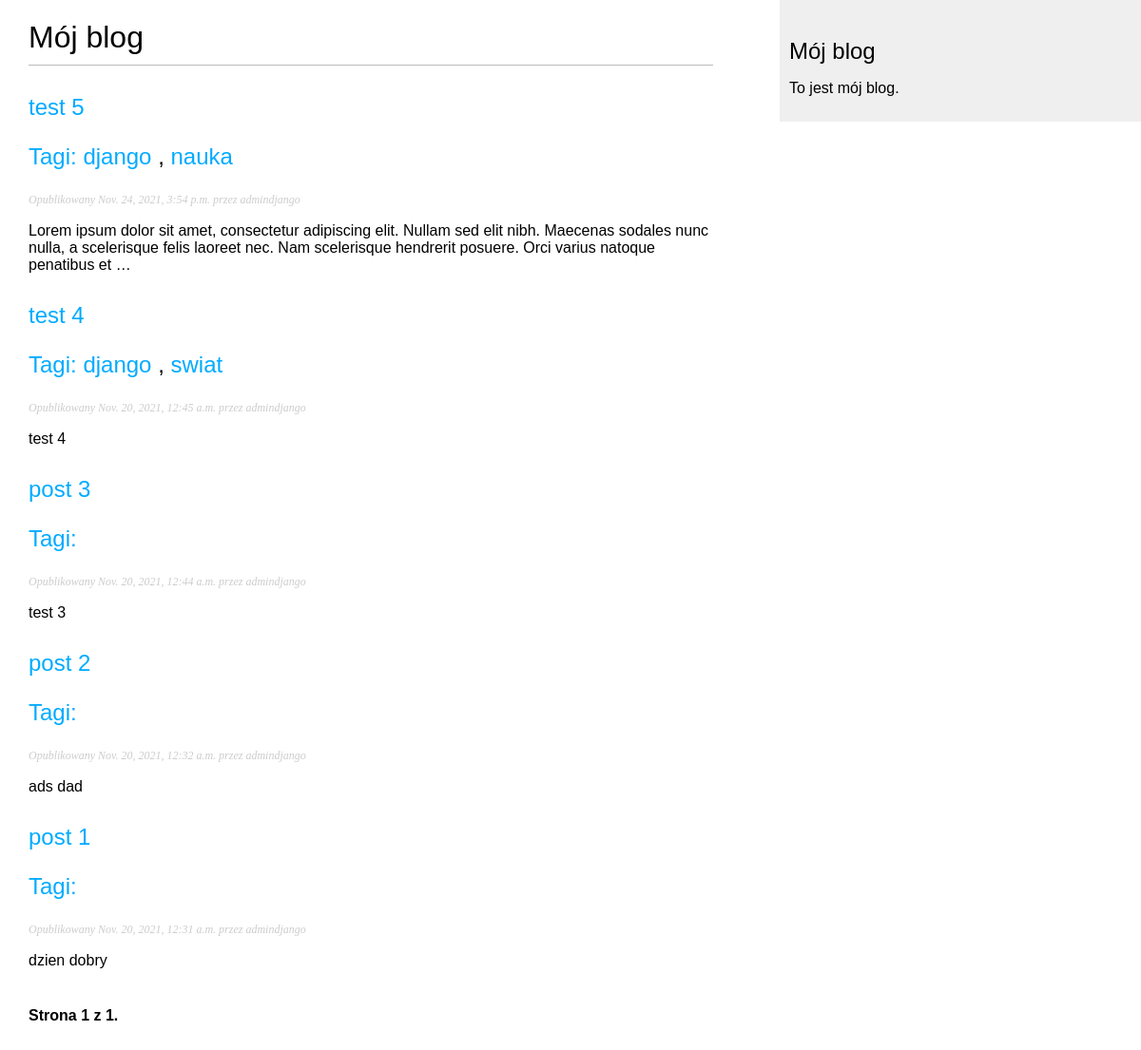
Screenshot of /blog/ with the database file from the repository.
### blog/models.py (models this page shows, shortened)
class Post(models.Model):
    STATUS_CHOICES = (
        ('draft', 'Draft'),
        ('published', 'Published'),
    )
    title = models.CharField(max_length=250)
    slug = models.SlugField(max_length=250,
                            unique_for_date='publish')
    author = models.ForeignKey(User,
                             on_delete=models.CASCADE,
                             related_name='blog_posts')
    body = models.TextField()
    publish = models.DateTimeField(default=timezone.now)
    created = models.DateTimeField(auto_now_add=True)
    updated = models.DateTimeField(auto_now=True)
    status = models.CharField(max_length=10,
                            choices=STATUS_CHOICES,
                            default='draft')
    objects = models.Manager()
    published = PublishedManager()
    tags = TaggableManager()
    class Meta:
        ordering = ('-publish',)
    def get_absolute_url(self):
        return reverse('blog:post_detail',
                       args=[self.publish.year,
                             self.publish.month,
                             self.publish.day,
                             self.slug])

### blog/views.py (the view)
# urls.py: path('', views.post_list, name='post_list'),
def post_list(request, tag_slug=None):
    object_list = Post.published.all()
    tag = None
    if tag_slug:
        tag = get_object_or_404(Tag, slug=tag_slug)
        object_list = object_list.filter(tags__in=[tag])
    paginator = Paginator(object_list, 10)
    page = request.GET.get('page')
    try:
        posts = paginator.page(page)
    except PageNotAnInteger:
        posts = paginator.page(1)
    except EmptyPage:
        posts = paginator.page(paginator.num_pages)
    return render(request,
                  'blog/post/list.html',
                  {'page': page,
                   'posts': posts,
                   'tag': tag})

### blog/models.py (called while the page is built)
    def get_queryset(self):
        return super().get_queryset().filter(status='published')

### blog/templates/blog/post/list.html (shortened to what this page needs)
{% extends "blog/base.html" %}
{% block content %}
  <h1>Mój blog</h1>
  {% for post in posts %}
    <h2>
      <a href="{{ post.get_absolute_url }}">
        {{ post.title }}
          <p class="tags">
              Tagi:
              {% for tag in post.tags.all %}
                  <a href="{%  url "blog:post_list_by_tag" tag.slug %}" %}>
                    {{ tag.name }}
                  </a>
                  {% if not forloop.last %}, {% endif %}
              {% endfor %}
          </p>
      </a>
    </h2>
    <p class="date">
      Opublikowany {{ post.publish }} przez {{ post.author }}
    </p>
    {{ post.body|truncatewords:30|linebreaks }}
  {% endfor %}
  {% include "pagination.html" with page=posts %}
{% endblock %}

### blog/templates/blog/base.html (shortened to what this page needs)
{% load static %}
<!DOCTYPE html>
<html>
<head>
  <link href="{% static "css/blog.css" %}" rel="stylesheet">
</head>
<body>
  <div id="content">
    {% block content %}
    {% endblock %}
  </div>
  <div id="sidebar">
    <h2>Mój blog</h2>
    <p>To jest mój blog.</p>
  </div>
</body>
</html>

### blog/templates/pagination.html (shortened to what this page needs)
<div class="pagination">
  <span class="step-links">
    <span class="current">
      Strona {{ page.number }} z {{ page.paginator.num_pages }}.
    </span>
  </span>
</div>

### blog/static/css/blog.css (style rules this page uses)
body { margin:0; padding:0; font-family:helvetica, sans-serif; }
a { color:#00abff; text-decoration:none; }
h1 { font-weight:normal; border-bottom:1px solid #bbb; padding:0 0 10px 0; }
h2 { font-weight:normal; margin:30px 0 0; }
#content { float:left; width:60%; padding:0 0 0 30px; }
#sidebar { float:right; width:30%; padding:10px; background:#efefef; height:100%; }
p.date { color:#ccc; font-family: georgia, serif; font-size: 12px; font-style: italic; }
.pagination { margin:40px 0; font-weight:bold; }

### rows the page displays
Post: title "test 5", publish "Nov. 24, 2021, 3:54 p.m.", author "admindjango", body "Lorem ipsum dolor sit amet, consectetur adipiscing elit. Nullam sed elit nibh. Maecenas sodales nunc nulla, a scelerisque felis laoreet nec. Nam scelerisque hendrerit posuere. Orci varius natoque penatibus et …"
Tag: name "django"
Tag: name "nauka"
Post: title "test 4", publish "Nov. 20, 2021, 12:45 a.m.", author "admindjango", body "test 4"
Tag: name "swiat"
Post: title "post 3", publish "Nov. 20, 2021, 12:44 a.m.", author "admindjango", body "test 3"
Post: title "post 2", publish "Nov. 20, 2021, 12:32 a.m.", author "admindjango", body "ads dad"
Post: title "post 1", publish "Nov. 20, 2021, 12:31 a.m.", author "admindjango", body "dzien dobry"

### other values shown
{{ page.number }} "1"
{{ page.paginator.num_pages }} "1"
